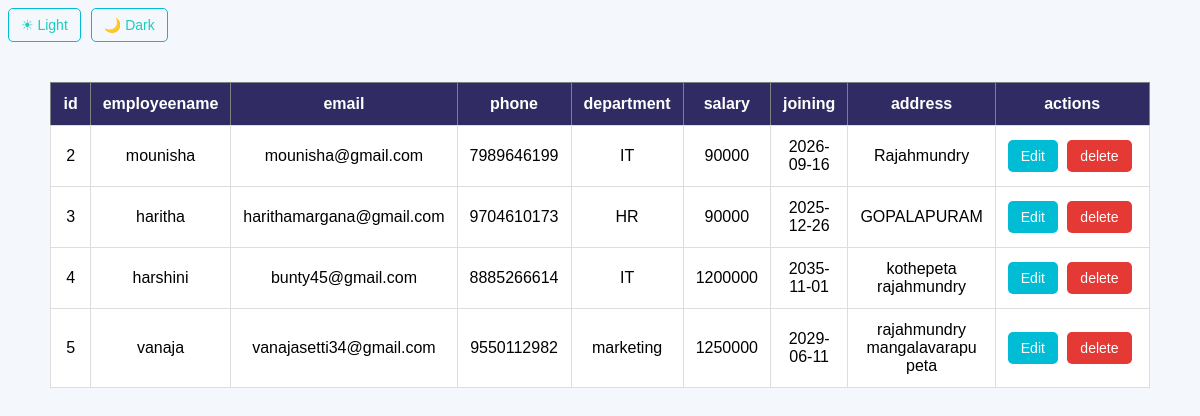
The page /employees on the database its author committed.
### tables this page shows
CREATE TABLE employees(
                    id integer PRIMARY KEY AUTOINCREMENT,
                    employeename text NOT NULL,
                    email text UNIQUE NOT NULL,
                    phone text NOT NULL,
                    department text NOT NULL,
                    salary INTEGER NOT NULL,
                    joining date TEXT NOT NULL,
                    address TEXT
                    );

### server.py (the view)
@app.route("/employees")
def employees():
    connection=get_database_connection()
    cursor=connection.cursor()
    cursor.execute("""
                  SELECT *
                  from employees
                  ORDER BY ID ASC
                  """)
    employees=cursor.fetchall()
    connection.close()
    return render_template("employees.html",employees=employees)

### server.py (called while the page is built)
def get_database_connection():
    connection=sqlite3.connect("users.db")
    connection.row_factory=sqlite3.Row
    return connection

### templates/employees.html (shortened to what this page needs)
<!DOCTYPE html>
<html lang="en">
<head>
</head>
<body class="{{theme}}">
     <div class="theme-buttons">
       <a href="/set-theme/light">☀ Light</a>
       <a href="/set-theme/dark">🌙 Dark</a>
    </div>
    <div class="table-container">
        <table border="1">
            <thead>
                <tr>
                    <th>id</th>
                    <th>employeename</th>
                    <th>email</th>
                    <th>phone</th>
                    <th>department</th>
                    <th>salary</th>
                    <th>joining</th>
                    <th>address</th>
                    <th>actions</th>
                </tr>
            </thead>
            <tbody>
                {% if employees %}
                  {% for employee in employees %}
                    <tr>
                     <td>{{employee["id"]}}</td>
                     <td>{{employee["employeename"]}}</td>
                     <td>{{employee["email"]}}</td>
                     <td>{{employee["phone"]}}</td>
                     <td>{{employee["department"]}}</td>
                     <td>{{employee["salary"]}}</td>
                     <td>{{employee["joining"]}}</td>
                     <td>{{employee["address"]}}</td>
                     <td class="actions">
                        <a href="/edit-employee/{{employee['id']}}" class="edit-btn">Edit</a>
                        <a href="/delete-employee/{{employee['id']}}"
                                 class="delete-btn"
                                 onclick="return confirm('Are you sure you want to delete this employee?')">delete </a>
                     </td>
                    </tr>
                  {% endfor %}
                {% else %}
                   <tr>
                    <td colspan="9" class="no-employee"> no employees found</td>
                   </tr>
                {% endif %}
            </tbody>
        </table>
    </div>
</body>
</html>

### templates/employees.html (style rules this page uses)
body { font-family: Arial, sans-serif; background-color: #f4f7fc; }
table { width: 70%; margin: 40px auto; border-collapse: collapse; background-color: white; }
th { background-color: #302b63; color: white; padding: 12px; }
td { padding: 12px; text-align: center; border: 1px solid #ddd; }
.actions { white-space: nowrap; }
.edit-btn, .delete-btn { display: inline-block; color: white; text-decoration: none; padding: 8px 13px; border-radius: 5px; font-size: 14px; margin-right: 5px; transition: 0.3s; }
.edit-btn { background-color: #00bcd4; }
.delete-btn { background-color: #e53935; }
.theme-buttons { display: flex; align-items: center; gap: 10px; margin-right: 5px; }
.theme-buttons a { color: rgb(25, 206, 190); text-decoration: none; border: 1px solid #00bcd4; padding: 8px 12px; border-radius: 5px; font-size: 14px; transition: 0.3s; }

### rows shown on the page
employees: id "2", employeename "mounisha", email "mounisha@gmail.com", phone "7989646199", department "IT", salary "90000", joining "2026-09-16", address "Rajahmundry"
employees: id "3", employeename "haritha", email "harithamargana@gmail.com", phone "9704610173", department "HR", salary "90000", joining "2025-12-26", address "GOPALAPURAM"
employees: id "4", employeename "harshini", email "bunty45@gmail.com", phone "8885266614", department "IT", salary "1200000", joining "2035-11-01", address "kothepeta rajahmundry"
employees: id "5", employeename "vanaja", email "vanajasetti34@gmail.com", phone "9550112982", department "marketing", salary "1250000", joining "2029-06-11", address "rajahmundry mangalavarapu peta"
